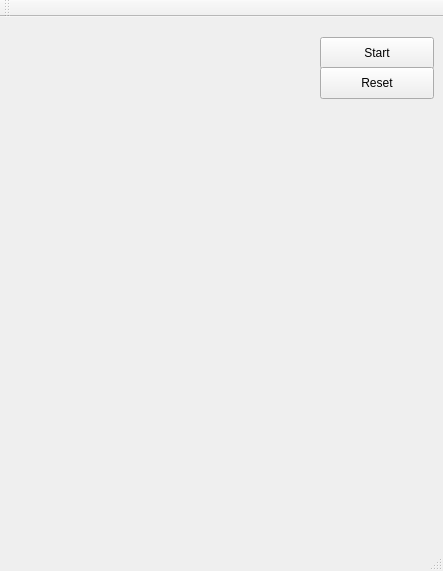
<?xml version="1.0" encoding="UTF-8"?>
<ui version="4.0">
 <class>MapReader</class>
 <widget class="QMainWindow" name="MapReader">
  <property name="geometry">
   <rect>
    <x>0</x>
    <y>0</y>
    <width>443</width>
    <height>571</height>
   </rect>
  </property>
  <property name="windowTitle">
   <string>MapReader</string>
  </property>
  <widget class="QWidget" name="centralWidget">
   <widget class="ClickableLabel" name="lblImage" native="true">
    <property name="geometry">
     <rect>
      <x>21</x>
      <y>15</y>
      <width>275</width>
      <height>495</height>
     </rect>
    </property>
    <property name="sizePolicy">
     <sizepolicy hsizetype="Fixed" vsizetype="Fixed">
      <horstretch>0</horstretch>
      <verstretch>0</verstretch>
     </sizepolicy>
    </property>
    <property name="mouseTracking">
     <bool>true</bool>
    </property>
    <property name="text" stdset="0">
     <string/>
    </property>
   </widget>
   <widget class="QPushButton" name="btnStart">
    <property name="geometry">
     <rect>
      <x>320</x>
      <y>20</y>
      <width>114</width>
      <height>32</height>
     </rect>
    </property>
    <property name="text">
     <string>Start</string>
    </property>
   </widget>
   <widget class="QPushButton" name="btnReset">
    <property name="geometry">
     <rect>
      <x>320</x>
      <y>50</y>
      <width>114</width>
      <height>32</height>
     </rect>
    </property>
    <property name="text">
     <string>Reset</string>
    </property>
   </widget>
  </widget>
  <widget class="QMenuBar" name="menuBar">
   <property name="geometry">
    <rect>
     <x>0</x>
     <y>0</y>
     <width>443</width>
     <height>22</height>
    </rect>
   </property>
  </widget>
  <widget class="QToolBar" name="mainToolBar">
   <attribute name="toolBarArea">
    <enum>TopToolBarArea</enum>
   </attribute>
   <attribute name="toolBarBreak">
    <bool>false</bool>
   </attribute>
  </widget>
  <widget class="QStatusBar" name="statusBar"/>
 </widget>
 <layoutdefault spacing="6" margin="11"/>
 <customwidgets>
  <customwidget>
   <class>ClickableLabel</class>
   <extends>QWidget</extends>
   <header>clickablelabel.h</header>
  </customwidget>
 </customwidgets>
 <resources/>
 <connections/>
</ui>
